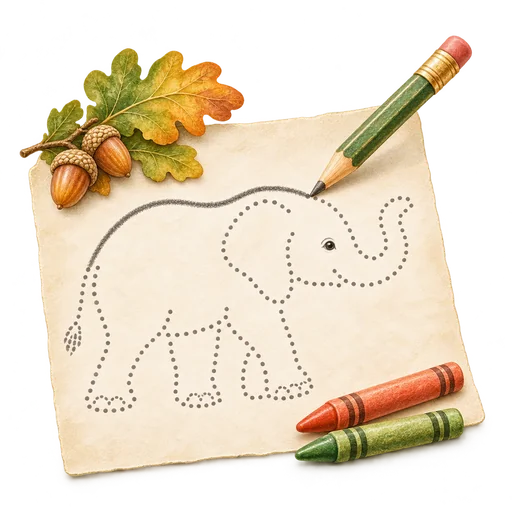
#> input picture assets/painted/arts/card-draw-trace.webp, 512 x 512 px, found by its file name
$ python -i create-sound-mats.py   (imports and definitions only)
#> lines starting #> are read from the running program, lines starting #| are printed output that depends on the picture
# [1 line not run here, left out]
"""Little Bug Club phonics sound mats for Media > Printables, from the Insects phonics picture words.

node scripts/export-printable-source.mjs <source.json>
python -I scripts/create-sound-mats.py --source <source.json>

Writes to assets/printables/sound-mats/:
  insects-<mat>-mat-a4-v1.pdf     one A4 portrait mat (alphabet, blends, families)
  insects-<mat>-mat-a5-v1.pdf     the same mat twice on landscape A4 (A5 each), cut in half
  insects-letter-cards-a4-v1.pdf  cut-out letter cards, 6 per A4 page
and src/topics/sound-mats.js. Sounds come from src/topics/shared-foundations.json; pictures are the
full-size word art (sharper on paper than the small phonics cards). A sound with no Insects picture
yet prints as the sound alone.
"""
import argparse, io, json, os, re
from PIL import Image
from reportlab.lib.pagesizes import A4, landscape
from reportlab.lib.utils import ImageReader
from reportlab.pdfgen import canvas

parser = argparse.ArgumentParser()
# [2 lines not run here, left out]
ROOT = os.path.dirname(os.path.dirname(os.path.abspath(__file__)))
# [1 line not run here, left out]
OUTDIR = os.path.join(ROOT, 'assets', 'printables', 'sound-mats')
# [1 line not run here, left out]
# [1 line that did not run here, left out]
# [1 line that did not run here, left out]
# [1 line that did not run here, left out]
M = 34
INK = (.15, .24, .19)
GREEN = (.12, .31, .22)
RED = (.75, .22, .17)
GREY = (.62, .62, .58)
PALE = (1, .98, .93)
FONT = 'Helvetica-Bold'

# [1 line that did not run here, left out]
# [1 line not run here, left out]


# [6 lines left out: function entry, not called in this run]


# Each item: (glyph, marked word or None, picture or None). [brackets] mark the red letters.
# [1 line that did not run here, left out]
# [1 line that did not run here, left out]
# [1 line that did not run here, left out]
# [1 line that did not run here, left out]

_cache = {}


def pic(path):
    if path not in _cache:
        im = Image.open(os.path.join(ROOT, path)).convert('RGBA')
#> im is the input picture: PIL image 512x512 RGBA; mean R, G, B, A 143.6, 130, 108.1, 146.2
        flat = Image.new('RGB', im.size, 'white')
#> flat: PIL image 512x512 RGB; every value is 255
        flat.paste(im, mask=im.getchannel('A'))
        bb = flat.convert('L').point(lambda v: 255 if v < 238 else 0).getbbox()
#> bb = (19, 35, 485, 482)
        if bb:
            flat = flat.crop(bb)
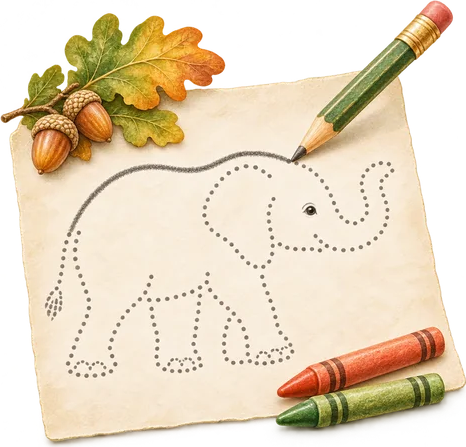
#> flat: PIL image 466x447 RGB; mean R, G, B 232.6, 217.4, 193.2
        flat.thumbnail((600, 600))
        b = io.BytesIO()
        flat.save(b, 'JPEG', quality=85)
        b.seek(0)
#> (the run stopped early here; a loop or call above may not have finished)

$ run again, on assets/painted/arts/card-crafts.webp
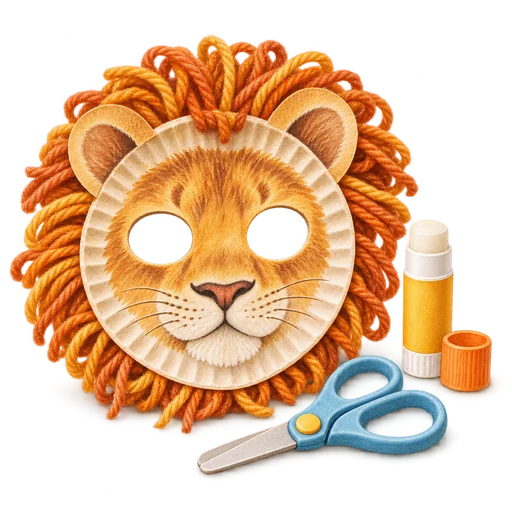
#> input picture assets/painted/arts/card-crafts.webp, 512 x 512 px, found by its file name
#> in pic, im is the input picture: PIL image 512x512 RGBA; mean R, G, B, A 124.7, 85.8, 52, 130.9
#> bb = (10, 34, 495, 478)
#> in pic, `flat = flat.crop(bb)`:
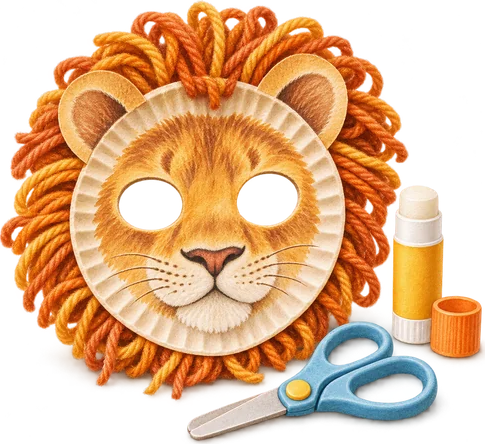
#> flat: PIL image 485x444 RGB; mean R, G, B 226.4, 184.4, 147.9
